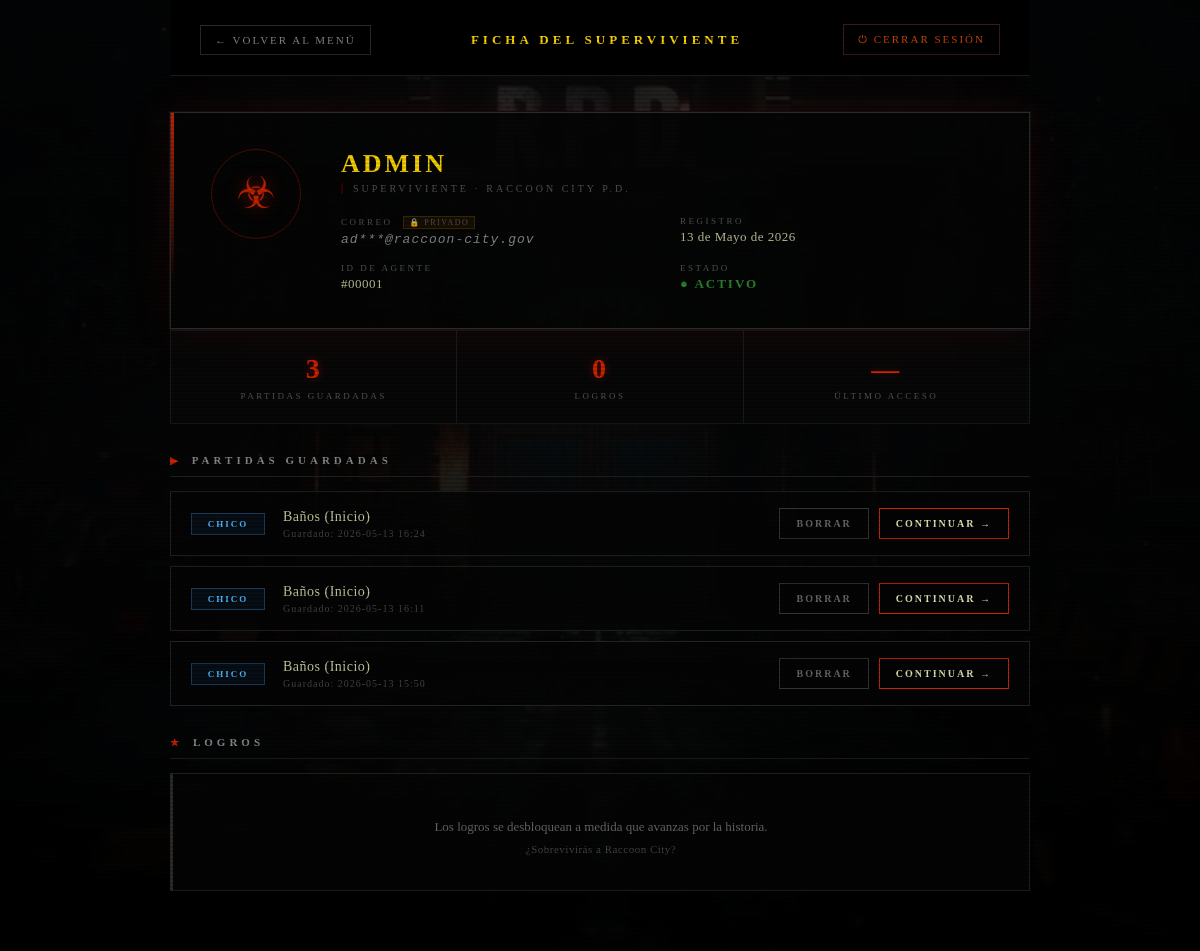
/pages/perfil.php (signed in), run on an earlier commit of the app's database.
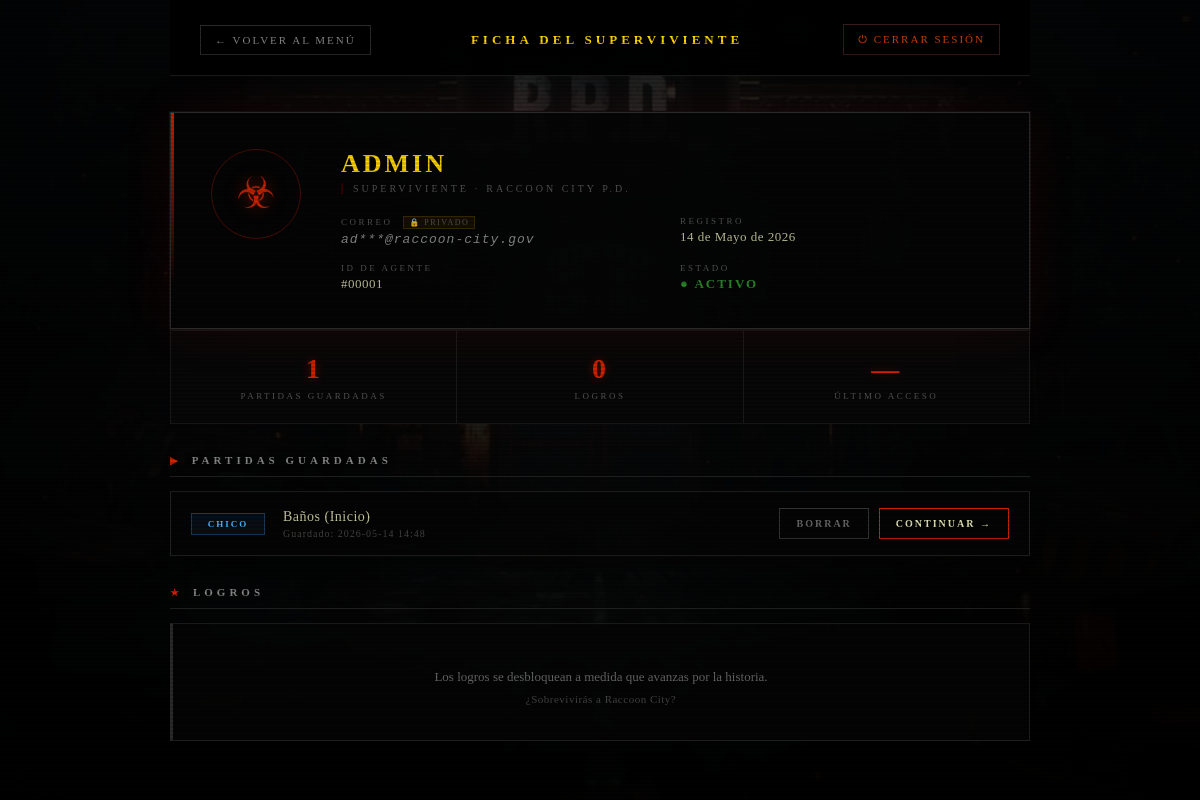
And on a later commit of the database.
### tables this page shows
CREATE TABLE usuarios (
    id_usuario INTEGER PRIMARY KEY AUTOINCREMENT,
    nombre TEXT UNIQUE NOT NULL,
    email TEXT UNIQUE NOT NULL,
    password TEXT NOT NULL,
    rol TEXT DEFAULT 'jugador',
    zombies_visibles INTEGER DEFAULT 1,
    fecha_registro DATETIME DEFAULT CURRENT_TIMESTAMP
);

CREATE TABLE partida (
    id_partida INTEGER PRIMARY KEY AUTOINCREMENT,
    id_usuario INTEGER NOT NULL,
    ruta TEXT NOT NULL, -- 'chico' o 'chica'
    sala_actual TEXT NOT NULL,
    slot_numero INTEGER DEFAULT 0, -- 0 para partida rápida/actual, 1-3 para slots fijos
    fecha_guardado DATETIME DEFAULT CURRENT_TIMESTAMP,
    FOREIGN KEY(id_usuario) REFERENCES usuarios(id_usuario)
);

CREATE TABLE catalogo_salas (
    id_sala TEXT PRIMARY KEY, 
    nombre_visual TEXT NOT NULL, 
    descripcion TEXT, 
    capitulo INTEGER DEFAULT 1,
    -- Conexiones (esto se puede manejar aquí o en una tabla aparte)
    norte TEXT, 
    sur TEXT,
    este TEXT,
    oeste TEXT,
    imagen_url TEXT DEFAULT NULL 
);

### pages/perfil.php (the view, shortened to what this page needs)
<?php
require_once __DIR__ . '/../includes/conexion.php';
$usuarioId = (int) $_SESSION['usuario_id'];
$usuarioNombre = htmlspecialchars($_SESSION['usuario_nombre'] ?? '');
$usuarioEmail = htmlspecialchars($_SESSION['usuario_email'] ?? '');
try {
    $stmt = $pdo->prepare("
        SELECT id_usuario, nombre, email, fecha_registro
        FROM   usuarios
        WHERE  id_usuario = :id
        LIMIT  1
    ");
    $stmt->execute([':id' => $usuarioId]);
    $usuario = $stmt->fetch();
} catch (PDOException $e) {
    $usuario = null;
}
$partidas = [];
try {
    $stmt = $pdo->prepare("
        SELECT p.id_partida, p.ruta, p.sala_actual, p.fecha_guardado, p.slot_numero,
               s.nombre_visual AS nombre_sala
        FROM   partida p
        LEFT JOIN catalogo_salas s ON s.id_sala = p.sala_actual
        WHERE  p.id_usuario = :id
          AND  p.slot_numero IS NOT NULL
        ORDER BY p.fecha_guardado DESC
    ");
    $stmt->execute([':id' => $usuarioId]);
    $partidas = $stmt->fetchAll();
} catch (PDOException $e) {
    $partidas = [];
}
$fechaRegistro = 'Desconocida';
if ($usuario && !empty($usuario['fecha_registro'])) {
    $dt = new DateTime($usuario['fecha_registro']);
    $meses = [
        'Enero',
        'Febrero',
        'Marzo',
        'Abril',
        'Mayo',
        'Junio',
        'Julio',
        'Agosto',
        'Septiembre',
        'Octubre',
        'Noviembre',
        'Diciembre'
    ];
    $fechaRegistro = $dt->format('d') . ' de ' . $meses[(int) $dt->format('n') - 1] . ' de ' . $dt->format('Y');
}
function enmascararEmail(string $email): string
{
    $partes = explode('@', $email, 2);
    $local = $partes[0];
    $dominio = $partes[1];
    $visibles = mb_strlen($local) <= 3 ? 1 : 2;
    $inicio = htmlspecialchars(mb_substr($local, 0, $visibles));
    return $inicio . '***@' . htmlspecialchars($dominio);
}
$emailMasked = enmascararEmail($usuario['email'] ?? $usuarioEmail);
?>
<!DOCTYPE html>
<html lang="es">
<head>
    <link rel="stylesheet" href="../styles/style.css">
    <link rel="stylesheet" href="../styles/auth.css">
    <link rel="stylesheet" href="../styles/perfil.css">
</head>
<body>
    <div class="perfil-wrapper">
        <header class="perfil-header">
            <a href="../index.php" class="perfil-volver" id="btn-volver-inicio">
                ← VOLVER AL MENÚ
            </a>
            <h1 class="perfil-titulo">FICHA DEL SUPERVIVIENTE</h1>
            <a href="../sessions/logout.php" class="perfil-logout" id="btn-cerrar-sesion">
                ⏻ CERRAR SESIÓN
            </a>
        </header>
        <section class="perfil-id-card" aria-label="Datos de identidad">
            <div class="perfil-avatar" aria-hidden="true">
                <span class="perfil-avatar-icono">☣</span>
                <div class="perfil-avatar-ring"></div>
            </div>
            <div class="perfil-datos">
                <div class="perfil-nombre"><?= $usuarioNombre ?></div>
                <div class="perfil-rango">SUPERVIVIENTE · RACCOON CITY P.D.</div>
                <div class="perfil-grid-info">
                    <div class="perfil-info-bloque">
                        <span class="perfil-info-label">CORREO
                            <span class="perfil-privado-tag" title="Tu correo real está protegido">🔒 PRIVADO</span>
                        </span>
                        <span class="perfil-info-valor perfil-email-masked"><?= $emailMasked ?></span>
                    </div>
                    <div class="perfil-info-bloque">
                        <span class="perfil-info-label">REGISTRO</span>
                        <span class="perfil-info-valor"><?= $fechaRegistro ?></span>
                    </div>
                    <div class="perfil-info-bloque">
                        <span class="perfil-info-label">ID DE AGENTE</span>
                        <span class="perfil-info-valor">#<?= str_pad($usuarioId, 5, '0', STR_PAD_LEFT) ?></span>
                    </div>
                    <div class="perfil-info-bloque">
                        <span class="perfil-info-label">ESTADO</span>
                        <span class="perfil-info-valor perfil-estado-activo">● ACTIVO</span>
                    </div>
                </div>
            </div>
        </section>
        <section class="perfil-stats" aria-label="Estadísticas">
            <div class="stat-bloque">
                <span class="stat-valor"><?= count($partidas) ?></span>
                <span class="stat-label">PARTIDAS GUARDADAS</span>
            </div>
            <div class="stat-bloque">
                <span class="stat-valor">0</span>
                <span class="stat-label">LOGROS</span>
            </div>
            <div class="stat-bloque">
                <span class="stat-valor">—</span>
                <span class="stat-label">ÚLTIMO ACCESO</span>
            </div>
        </section>
        <section class="perfil-seccion" aria-label="Partidas guardadas">
            <h2 class="perfil-seccion-titulo">
                <span class="icono-seccion">▶</span>
                PARTIDAS GUARDADAS
            </h2>
            <?php if (empty($partidas)): ?>
                <div class="perfil-vacio">
                    <span class="perfil-vacio-icono">⚠</span>
                    <p>No hay ninguna partida guardada.<br>
                        <span class="perfil-vacio-sub">Inicia una partida y guarda tu progreso en una máquina de
                            escribir.</span>
                    </p>
                    <a href="../index.php" class="perfil-btn-jugar" id="btn-ir-a-jugar">▶ JUGAR AHORA</a>
                </div>
            <?php else: ?>
                <div class="partidas-lista">
                    <?php foreach ($partidas as $partida): ?>
                        <div class="partida-card">
                            <div class="partida-ruta-badge partida-ruta-<?= htmlspecialchars($partida['ruta']) ?>">
                                <?= strtoupper(htmlspecialchars($partida['ruta'])) ?>
                            </div>
                            <div class="partida-info">
                                <div class="partida-sala">
                                    <?= htmlspecialchars($partida['nombre_sala'] ?? $partida['sala_actual']) ?>
                                </div>
                                <div class="partida-fecha">
                                    Guardado: <?= htmlspecialchars(substr($partida['fecha_guardado'], 0, 16)) ?>
                                </div>
                            </div>
                            <div style="display: flex; gap: 10px;">
                                <a href="perfil.php?borrar_partida=<?= (int) $partida['id_partida'] ?>"
                                    class="partida-btn-borrar"
                                    onclick="return confirm('¿Estás seguro de que deseas borrar esta partida? Esta acción no se puede deshacer.');">
                                    BORRAR
                                </a>
                                <a href="juego.php?partida=<?= (int) $partida['id_partida'] ?>" class="partida-btn-continuar"
                                    id="btn-continuar-<?= (int) $partida['id_partida'] ?>">
                                    CONTINUAR →
                                </a>
                            </div>
                        </div>
                    <?php endforeach; ?>
                </div>
            <?php endif; ?>
        </section>
        <section class="perfil-seccion" aria-label="Logros">
            <h2 class="perfil-seccion-titulo">
                <span class="icono-seccion">★</span>
                LOGROS
            </h2>
            <div class="perfil-vacio">
                <p>Los logros se desbloquean a medida que avanzas por la historia.<br>
                    <span class="perfil-vacio-sub">¿Sobrevivirás a Raccoon City?</span>
                </p>
            </div>
        </section>
    </div>
</body>
</html>

### styles/style.css (style rules this page uses)
body { margin: 0; padding: 0; height: 100vh; background-color: #000; background-image: linear-gradient(rgba(0, 0, 0, 0.6), rgba(0, 0, 0, 0.9)), url("../img/comisaria.png"); background-size: cover; background-position: center; color: #e2e2b6; font-family: "Times New Roman", serif; overflow: hidden; position: relative; }

What changed in the data, as far as the page shows it:
removed partida: ruta "CHICO", catalogo_salas.nombre_visual "Baños (Inicio)", fecha_guardado "2026-05-13 16:24"
removed partida: ruta "CHICO", catalogo_salas.nombre_visual "Baños (Inicio)", fecha_guardado "2026-05-13 16:11"
removed partida: ruta "CHICO", catalogo_salas.nombre_visual "Baños (Inicio)", fecha_guardado "2026-05-13 15:50"
changed usuarios "ad***@raccoon-city.gov": fecha_registro "13 de Mayo de 2026" → "14 de Mayo de 2026"
added partida: ruta "CHICO", catalogo_salas.nombre_visual "Baños (Inicio)", fecha_guardado "2026-05-14 14:48"
Also different on the page:
count($partidas): "3" → "1"
